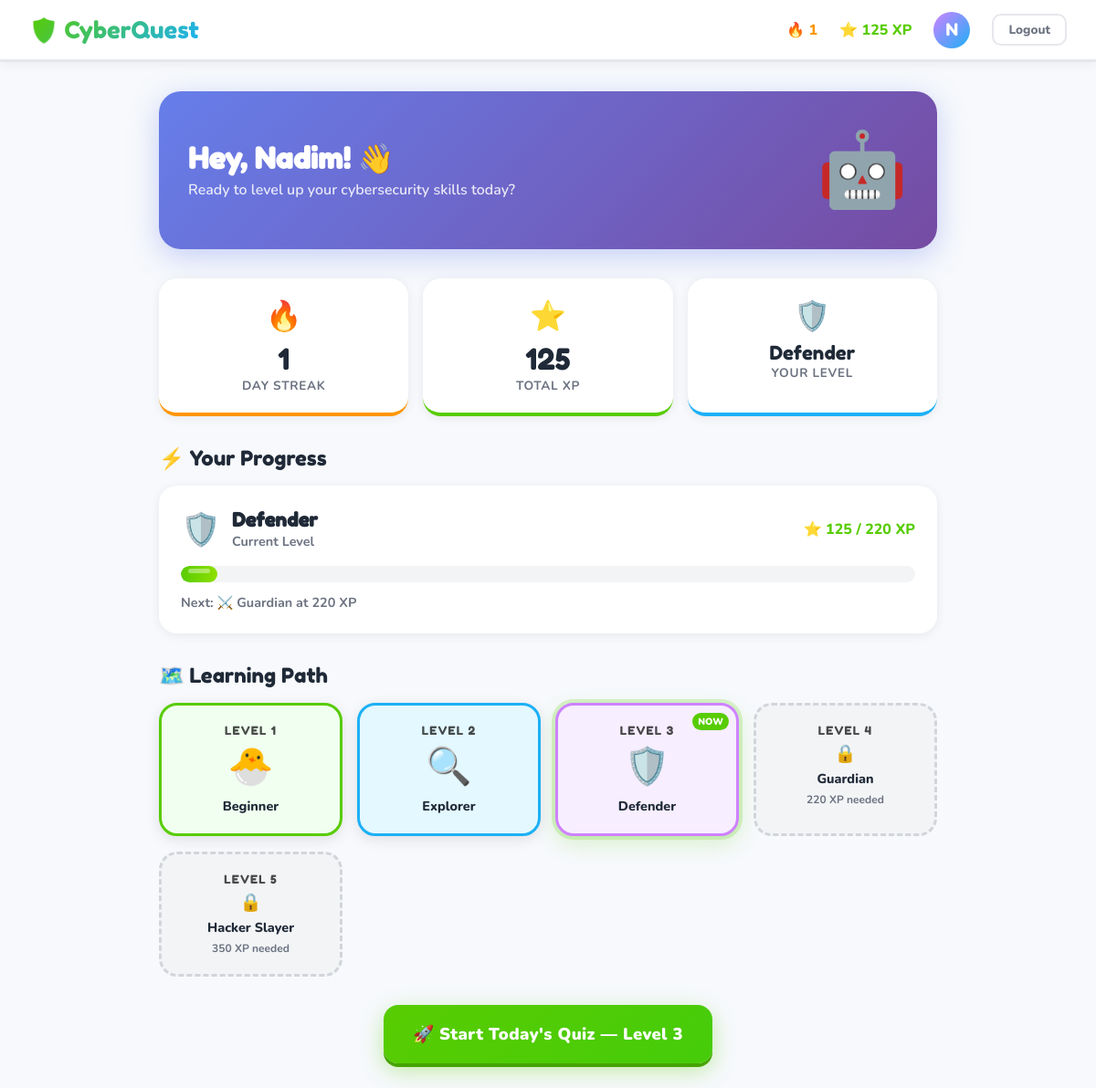
The app's page /dashboard.php (signed in) with its own data.
### tables this page shows
CREATE TABLE `users` (
  `id` int(11) NOT NULL,
  `username` varchar(50) DEFAULT NULL,
  `email` varchar(100) DEFAULT NULL,
  `password` varchar(255) DEFAULT NULL,
  `streak` int(11) DEFAULT 0,
  `xp` int(11) DEFAULT 0,
  `last_login` date DEFAULT NULL,
  `created_at` timestamp NOT NULL DEFAULT current_timestamp()
);

### dashboard.php (the view, shortened to what this page needs)
<?php
require_once 'config/db.php';
$user_id = $_SESSION['user_id'];
$stmt = $conn->prepare("SELECT * FROM users WHERE id = ?");
$stmt->bind_param("i", $user_id);
$stmt->execute();
$user = $stmt->get_result()->fetch_assoc();
$xp = $user['xp'];
$streak = $user['streak'];
$username = $user['username'];
$levels = [
  ['name'=>'Beginner','icon'=>'🐣','xp_needed'=>0,'color'=>'#58CC02','bg'=>'#F0FFF0'],
  ['name'=>'Explorer','icon'=>'🔍','xp_needed'=>50,'color'=>'#1CB0F6','bg'=>'#E3F8FF'],
  ['name'=>'Defender','icon'=>'🛡️','xp_needed'=>120,'color'=>'#CE82FF','bg'=>'#F7EEFF'],
  ['name'=>'Guardian','icon'=>'⚔️','xp_needed'=>220,'color'=>'#FF9600','bg'=>'#FFF7E6'],
  ['name'=>'Hacker Slayer','icon'=>'💀','xp_needed'=>350,'color'=>'#FF4B4B','bg'=>'#FFF0F0'],
];
$current_level = 0;
foreach($levels as $i => $lv) {
  if($xp >= $lv['xp_needed']) $current_level = $i;
}
$next_level_xp = isset($levels[$current_level+1]) ? $levels[$current_level+1]['xp_needed'] : $xp;
?>
<!DOCTYPE html>
<html lang="en">
<head>
</head>
<body>
<nav>
  <div class="nav-logo">🛡️ CyberQuest</div>
  <div class="nav-right">
    <div class="nav-stat streak">🔥 <?= $streak ?></div>
    <div class="nav-stat xp">⭐ <?= $xp ?> XP</div>
    <div class="nav-avatar"><?= strtoupper(substr($username,0,1)) ?></div>
    <a href="logout.php"><button class="btn-logout">Logout</button></a>
  </div>
</nav>
<div class="main">
  <div class="welcome-card">
    <div class="welcome-text">
      <h2>Hey, <?= htmlspecialchars($username) ?>! 👋</h2>
      <p>Ready to level up your cybersecurity skills today?</p>
    </div>
    <div class="mascot">🤖</div>
  </div>
  <div class="stats-row">
    <div class="stat-card">
      <div class="stat-icon">🔥</div>
      <div class="stat-num"><?= $streak ?></div>
      <div class="stat-label">Day Streak</div>
    </div>
    <div class="stat-card">
      <div class="stat-icon">⭐</div>
      <div class="stat-num"><?= $xp ?></div>
      <div class="stat-label">Total XP</div>
    </div>
    <div class="stat-card">
      <div class="stat-icon"><?= $levels[$current_level]['icon'] ?></div>
      <div class="stat-num" style="font-size:1.3rem;"><?= $levels[$current_level]['name'] ?></div>
      <div class="stat-label">Your Level</div>
    </div>
  </div>
  <p class="section-title">⚡ Your Progress</p>
  <div class="level-card">
    <div class="level-info">
      <div class="level-badge">
        <div class="level-badge-icon"><?= $levels[$current_level]['icon'] ?></div>
        <div class="level-badge-text">
          <strong><?= $levels[$current_level]['name'] ?></strong>
          <span>Current Level</span>
        </div>
      </div>
      <div class="xp-label">⭐ <?= $xp ?> / <?= $next_level_xp ?> XP</div>
    </div>
    <div class="progress-track">
      <div class="progress-fill" id="progressBar" style="width:0%"></div>
    </div>
    <?php if(isset($levels[$current_level+1])): ?>
    <p style="margin-top:0.75rem;font-size:0.9rem;color:var(--text-light);font-weight:700;">
      Next: <?= $levels[$current_level+1]['icon'] ?> <?= $levels[$current_level+1]['name'] ?> at <?= $levels[$current_level+1]['xp_needed'] ?> XP
    </p>
    <?php else: ?>
    <p style="margin-top:0.75rem;font-size:0.9rem;color:var(--green);font-weight:800;">🏆 MAX LEVEL REACHED!</p>
    <?php endif; ?>
  </div>
  <p class="section-title">🗺️ Learning Path</p>
  <div class="levels-grid">
    <?php foreach($levels as $i => $lv):
      $unlocked = $xp >= $lv['xp_needed'];
      $is_current = ($i == $current_level);
      $cls = $unlocked ? 'unlocked' : 'locked';
      if($is_current) $cls .= ' current';
    ?>
    <div class="level-item <?= $cls ?>"
         style="<?= $unlocked ? "background:{$lv['bg']};border-color:{$lv['color']};" : '' ?>"
         <?= $unlocked ? "onclick=\"location.href='quiz.php?level=".($i+1)."'\"" : '' ?>>
      <?php if($is_current): ?><span class="current-badge">NOW</span><?php endif; ?>
      <div class="level-number">Level <?= $i+1 ?></div>
      <?php if($unlocked): ?>
        <span class="level-emoji"><?= $lv['icon'] ?></span>
      <?php else: ?>
        <span class="lock-icon">🔒</span>
      <?php endif; ?>
      <div class="level-name"><?= $lv['name'] ?></div>
      <?php if(!$unlocked): ?>
        <div style="font-size:0.75rem;color:var(--text-light);font-weight:700;margin-top:0.3rem;"><?= $lv['xp_needed'] ?> XP needed</div>
      <?php endif; ?>
    </div>
    <?php endforeach; ?>
  </div>
  <a href="quiz.php?level=<?= $current_level+1 ?>" class="start-btn">
    🚀 Start Today's Quiz — Level <?= $current_level+1 ?>
  </a>
</div>
</body>
</html>

### records on screen
users: streak "1", xp "125", username "N", username "Nadim"

### other values on screen
$levels[$current_level]['icon'] "🛡️"
$levels[$current_level]['name'] "Defender"
$next_level_xp "220"
$levels[$current_level+1]['icon'] "⚔️"
$levels[$current_level+1]['name'] "Guardian"
$levels[$current_level+1]['xp_needed'] "220"
$lv['icon'] "🐣"
$lv['name'] "Beginner"
$lv['icon'] "🔍"
$lv['name'] "Explorer"
$lv['icon'] "🛡️"
$lv['name'] "Defender"
$lv['name'] "Guardian"
$lv['xp_needed'] "220"
$lv['name'] "Hacker Slayer"
